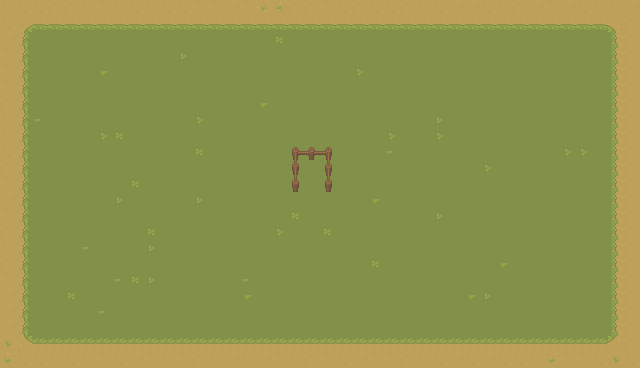

A 2D game scene composited from a Tiled map and its tileset images. What follows is a short description and the map's XML, with each tile layer's data collapsed to a summary:
An orthogonal 40x23 tile map with 16x16 px tiles, 3 tile layers (地面, 植物, 建筑), 2 tilesets and 17 objects (ruby, player, slim).

<map version="1.10" tiledversion="1.10.1" orientation="orthogonal" renderorder="right-down" width="40" height="23" tilewidth="16" tileheight="16" infinite="0" nextlayerid="11" nextobjectid="17">
 <editorsettings>
  <export target="../scenes/test_map.lua" format="lua" />
 </editorsettings>
 <tileset firstgid="1" name="meadow" tilewidth="16" tileheight="16" tilecount="40" columns="10">
  <image source="../image/earth/meadow.png" width="160" height="64" />
 </tileset>
 <tileset firstgid="41" name="建筑" tilewidth="16" tileheight="16" tilecount="21" columns="7">
  <image source="../image/earth/栅栏.png" width="112" height="48" />
  <tile id="4">
   <objectgroup draworder="index" id="2">
    <object id="1" x="4" y="3.0625" width="7" height="12.9063">
     <properties>
      <property name="collidable" type="bool" value="true" />
     </properties>
    </object>
    <object id="2" x="11.0007" y="7" width="5" height="4">
     <properties>
      <property name="collidable" type="bool" value="true" />
     </properties>
    </object>
   </objectgroup>
  </tile>
  <tile id="5">
   <objectgroup draworder="index" id="2">
    <object id="1" x="0" y="7" width="16" height="4">
     <properties>
      <property name="collidable" type="bool" value="true" />
     </properties>
    </object>
   </objectgroup>
  </tile>
  <tile id="6">
   <objectgroup draworder="index" id="2">
    <object id="1" x="0" y="7" width="5" height="4">
     <properties>
      <property name="collidable" type="bool" value="true" />
     </properties>
    </object>
    <object id="2" x="5" y="3" width="7" height="13">
     <properties>
      <property name="collidable" type="bool" value="true" />
     </properties>
    </object>
   </objectgroup>
  </tile>
  <tile id="11">
   <objectgroup draworder="index" id="3">
    <object id="4" x="4" y="0" width="7" height="16">
     <properties>
      <property name="collidable" type="bool" value="true" />
     </properties>
    </object>
   </objectgroup>
  </tile>
  <tile id="13">
   <objectgroup draworder="index" id="3">
    <object id="2" x="5" y="0" width="7" height="16">
     <properties>
      <property name="collidable" type="bool" value="true" />
     </properties>
    </object>
   </objectgroup>
  </tile>
  <tile id="16">
   <objectgroup draworder="index" id="2">
    <object id="1" x="4" y="0" width="7" height="16">
     <properties>
      <property name="collidable" type="bool" value="true" />
     </properties>
    </object>
   </objectgroup>
  </tile>
  <tile id="17">
   <objectgroup draworder="index" id="2">
    <object id="1" x="5" y="0" width="7" height="16">
     <properties>
      <property name="collidable" type="bool" value="true" />
     </properties>
    </object>
   </objectgroup>
  </tile>
  <tile id="18">
   <objectgroup draworder="index" id="2">
    <object id="1" x="4" y="0" width="7" height="11">
     <properties>
      <property name="collidable" type="bool" value="true" />
     </properties>
    </object>
    <object id="2" x="11" y="7" width="5" height="4" />
   </objectgroup>
  </tile>
  <tile id="19">
   <objectgroup draworder="index" id="2">
    <object id="1" x="0" y="7" width="16" height="4" />
   </objectgroup>
  </tile>
  <tile id="20">
   <objectgroup draworder="index" id="2">
    <object id="1" x="5" y="0" width="7" height="11">
     <properties>
      <property name="collidable" type="bool" value="true" />
     </properties>
    </object>
    <object id="2" x="0" y="7" width="5" height="4">
     <properties>
      <property name="collidable" type="bool" value="true" />
     </properties>
    </object>
   </objectgroup>
  </tile>
 </tileset>
 <objectgroup id="10" name="对象">
  <object id="12" template="role.tx" name="露比" type="ruby" x="336.569" y="207.554" />
  <object id="15" template="role.tx" type="player" x="299.843" y="207.49" />
  <object id="16" template="role.tx" name="史莱姆" type="slim" x="303.413" y="161.983" />
 </objectgroup>
 <layer id="2" name="地面" width="40" height="23" locked="1">
  <data>[920 cells, 920 non-empty, 14 distinct tile ids]</data>
 </layer>
 <layer id="4" name="植物" width="40" height="23" locked="1">
  <data>[920 cells, 45 non-empty, 5 distinct tile ids]</data>
 </layer>
 <layer id="5" name="建筑" width="40" height="23">
  <data>[920 cells, 7 non-empty, 7 distinct tile ids]</data>
 </layer>
</map>
